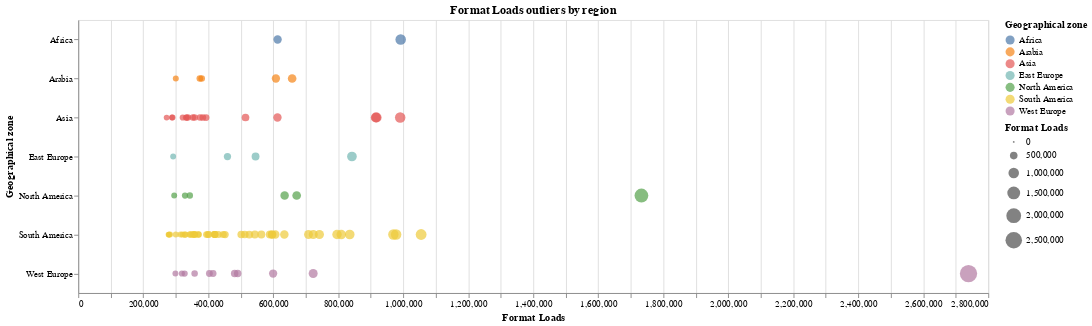

Write notebook code for a chart like this one.
### Code cell
outliers_by_region = alt.Chart(outliers).mark_circle().encode(
    x='Format Loads',
    y=alt.Y('Geographical zone',scale=alt.Scale(zero=False)),
    color='Geographical zone',
    tooltip='Domain',
    size='Format Loads'
).properties(title="Format Loads outliers by region",
    height=300,
    width = 1000).interactive()

outliers_by_region.save('Graphs/outliers_by_region.html')
outliers_by_region

### Figure 1 — Vega-Lite specification as saved in the notebook (floating-point values rounded to 4 significant figures)
{"config": {"view": {"continuousWidth": 400, "continuousHeight": 300}}, "data": {"name": "data-c65e261a4e0a3c7f2bf070093af7af63"}, "mark": "circle", "encoding": {"color": {"type": "nominal", "field": "Geographical zone"}, "size": {"type": "quantitative", "field": "Format Loads"}, "tooltip": {"type": "nominal", "field": "Domain"}, "x": {"type": "quantitative", "field": "Format Loads"}, "y": {"type": "nominal", "field": "Geographical zone", "scale": {"zero": false}}}, "height": 300, "selection": {"selector006": {"type": "interval", "bind": "scales", "encodings": ["x", "y"]}}, "title": "Format Loads outliers by region", "width": 1000, "$schema": "https://vega.github.io/schema/vega-lite/v4.8.1.json", "datasets": {"data-c65e261a4e0a3c7f2bf070093af7af63": [{"Domain": "memurlar.net", "Format Loads": 2739000.0, "Impressions": 8942.0, "Format Fill Rate": 0.5969, "Viewability Rate": 83.8, "Efficiency Rate": 92.72, "CPM": 1.587, "Clicks": 46.82, "CTR": 0.4559, "Category": "Health & Wellness", "Category importance": 2.081, "Country": "Turkey", "Geographical zone": "West Europe", "Geographical zone importance": 11.98}, {"Domain": "missyusa.com", "Format Loads": 1733000.0, "Impressions": 124800.0, "Format Fill Rate": 10.81, "Viewability Rate": 78.07, "Efficiency Rate": 98.47, "CPM": 1.714, "Clicks": 98.44, "CTR": 0.07072, "Category": "News & Portals", "Category importance": 58.61, "Country": "United States", "Geographical zone": "North America", "Geographical zone importance": 8.32}, {"Domain": "bitbol.la", "Format Loads": 1055000.0, "Impressions": 34030.0, "Format Fill Rate": 3.766, "Viewability Rate": 86.47, "Efficiency Rate": 89.51, "CPM": 1.441, "Clicks": 145.3, "CTR": 0.3898, "Category": "Sports", "Category importance": 7.629, "Country": "Peru", "Geographical zone": "South America", "Geographical zone importance": 53.27}, {"Domain": "youm7.com", "Format Loads": 992100.0, "Impressions": 11080.0, "Format Fill Rate": 1.137, "Viewability Rate": 61.26, "Efficiency Rate": 91.52, "CPM": 1.728, "Clicks": 48.46, "CTR": 0.4017, "Category": "News & Portals", "Category importance": 58.61, "Country": "Egypt", "Geographical zone": "Africa", "Geographical zone importance": 1.1}, {"Domain": "chinatimes.com", "Format Loads": 990600.0, "Impressions": 188600.0, "Format Fill Rate": 19.54, "Viewability Rate": 90.05, "Efficiency Rate": 99.14, "CPM": 1.797, "Clicks": 1312.0, "CTR": 0.7873, "Category": "News & Portals", "Category importance": 58.61, "Country": "Taiwan", "Geographical zone": "Asia", "Geographical zone importance": 13.09}, {"Domain": "1news.com.br", "Format Loads": 978100.0, "Impressions": 138500.0, "Format Fill Rate": 7.458, "Viewability Rate": 45.6, "Efficiency Rate": 55.03, "CPM": 0.9258, "Clicks": 562.4, "CTR": 0.2318, "Category": "News & Portals", "Category importance": 58.61, "Country": "Brazil", "Geographical zone": "South America", "Geographical zone importance": 53.27}, {"Domain": "mundopositivo.com.br", "Format Loads": 969500.0, "Impressions": 79410.0, "Format Fill Rate": 13.28, "Viewability Rate": 74.56, "Efficiency Rate": 97.76, "CPM": 1.812, "Clicks": 9.664, "CTR": 0.02795, "Category": "Community & Culture", "Category importance": 6.614, "Country": "Brazil", "Geographical zone": "South America", "Geographical zone importance": 53.27}, {"Domain": "gimy.tv", "Format Loads": 917800.0, "Impressions": 34730.0, "Format Fill Rate": 17.19, "Viewability Rate": 74.58, "Efficiency Rate": 88.06, "CPM": 1.586, "Clicks": 355.3, "CTR": 0.847, "Category": "Movies & Television", "Category importance": 3.567, "Country": "Taiwan", "Geographical zone": "Asia", "Geographical zone importance": 13.09}, {"Domain": "rediff.com", "Format Loads": 915500.0, "Impressions": 86600.0, "Format Fill Rate": 14.86, "Viewability Rate": 77.82, "Efficiency Rate": 98.19, "CPM": 1.743, "Clicks": 331.7, "CTR": 0.3672, "Category": "News & Portals", "Category importance": 58.61, "Country": "India", "Geographical zone": "Asia", "Geographical zone importance": 13.09}, {"Domain": "stiripesurse.ro", "Format Loads": 842100.0, "Impressions": 22130.0, "Format Fill Rate": 4.473, "Viewability Rate": 76.1, "Efficiency Rate": 86.22, "CPM": 1.485, "Clicks": 147.3, "CTR": 0.5423, "Category": "News & Portals", "Category importance": 58.61, "Country": "Romania", "Geographical zone": "East Europe", "Geographical zone importance": 10.43}, {"Domain": "laverdadnoticias.com", "Format Loads": 835300.0, "Impressions": 224500.0, "Format Fill Rate": 27.08, "Viewability Rate": 86.63, "Efficiency Rate": 97.61, "CPM": 1.607, "Clicks": 3274.0, "CTR": 1.539, "Category": "News & Portals", "Category importance": 58.61, "Country": "Mexico", "Geographical zone": "South America", "Geographical zone importance": 53.27}, {"Domain": "correiobraziliense.com.br", "Format Loads": 809200.0, "Impressions": 160500.0, "Format Fill Rate": 23.23, "Viewability Rate": 72.29, "Efficiency Rate": 97.47, "CPM": 1.663, "Clicks": 743.6, "CTR": 0.513, "Category": "News & Portals", "Category importance": 58.61, "Country": "Brazil", "Geographical zone": "South America", "Geographical zone importance": 53.27}, {"Domain": "plantaoaovivo.com.br", "Format Loads": 796100.0, "Impressions": 22820.0, "Format Fill Rate": 1.935, "Viewability Rate": 83.45, "Efficiency Rate": 86.48, "CPM": 1.493, "Clicks": 145.1, "CTR": 0.7386, "Category": "Community & Culture", "Category importance": 6.614, "Country": "Brazil", "Geographical zone": "South America", "Geographical zone importance": 53.27}, {"Domain": "merca20.com", "Format Loads": 742000.0, "Impressions": 54900.0, "Format Fill Rate": 9.036, "Viewability Rate": 67.46, "Efficiency Rate": 91.98, "CPM": 1.562, "Clicks": 338.6, "CTR": 0.5946, "Category": "Tech & Gaming", "Category importance": 1.982, "Country": "Mexico", "Geographical zone": "South America", "Geographical zone importance": 53.27}, {"Domain": "minuto30.com", "Format Loads": 723100.0, "Impressions": 25180.0, "Format Fill Rate": 3.771, "Viewability Rate": 84.01, "Efficiency Rate": 93.64, "CPM": 1.712, "Clicks": 149.1, "CTR": 0.6355, "Category": "News & Portals", "Category importance": 58.61, "Country": "Colombia", "Geographical zone": "South America", "Geographical zone importance": 53.27}, {"Domain": "huffingtonpost.es", "Format Loads": 722800.0, "Impressions": 125400.0, "Format Fill Rate": 21.77, "Viewability Rate": 87.99, "Efficiency Rate": 98.57, "CPM": 1.483, "Clicks": 1667.0, "CTR": 1.098, "Category": "News & Portals", "Category importance": 58.61, "Country": "Spain", "Geographical zone": "West Europe", "Geographical zone importance": 11.98}, {"Domain": "4shared.com", "Format Loads": 708500.0, "Impressions": 9.667, "Format Fill Rate": 0.0, "Viewability Rate": 62.16, "Efficiency Rate": 24.97, "CPM": 2.183, "Clicks": 0.0, "CTR": 0.0, "Category": "Community & Culture", "Category importance": 6.614, "Country": "Brazil", "Geographical zone": "South America", "Geographical zone importance": 53.27}, {"Domain": "olevod.com", "Format Loads": 672000.0, "Impressions": 64360.0, "Format Fill Rate": 9.764, "Viewability Rate": 72.17, "Efficiency Rate": 94.1, "CPM": 1.99, "Clicks": 235.3, "CTR": 0.3781, "Category": "Movies & Television", "Category importance": 3.567, "Country": "United States", "Geographical zone": "North America", "Geographical zone importance": 8.32}, {"Domain": "lebanonfiles.com", "Format Loads": 658100.0, "Impressions": 2777.0, "Format Fill Rate": 0.4316, "Viewability Rate": 68.72, "Efficiency Rate": 87.36, "CPM": 1.733, "Clicks": 16.36, "CTR": 0.5298, "Category": "News & Portals", "Category importance": 58.61, "Country": "Lebanon", "Geographical zone": "Arabia", "Geographical zone importance": 1.55}, {"Domain": "storyinsta.com", "Format Loads": 635000.0, "Impressions": 13310.0, "Format Fill Rate": 2.232, "Viewability Rate": 78.46, "Efficiency Rate": 91.12, "CPM": 1.538, "Clicks": 141.2, "CTR": 0.9461, "Category": "Community & Culture", "Category importance": 6.614, "Country": "United States", "Geographical zone": "North America", "Geographical zone importance": 8.32}, {"Domain": "elcomercio.com", "Format Loads": 634100.0, "Impressions": 55720.0, "Format Fill Rate": 23.56, "Viewability Rate": 80.02, "Efficiency Rate": 88.42, "CPM": 1.554, "Clicks": 394.7, "CTR": 0.6108, "Category": "News & Portals", "Category importance": 58.61, "Country": "Ecuador", "Geographical zone": "South America", "Geographical zone importance": 53.27}, {"Domain": "ask.fm", "Format Loads": 613400.0, "Impressions": 7282.0, "Format Fill Rate": 1.275, "Viewability Rate": 62.22, "Efficiency Rate": 89.87, "CPM": 1.797, "Clicks": 4.355, "CTR": 0.06653, "Category": "News & Portals", "Category importance": 58.61, "Country": "Egypt", "Geographical zone": "Africa", "Geographical zone importance": 1.1}, {"Domain": "jugantor.com", "Format Loads": 613000.0, "Impressions": 14670.0, "Format Fill Rate": 2.455, "Viewability Rate": 86.13, "Efficiency Rate": 98.1, "CPM": 1.748, "Clicks": 46.82, "CTR": 0.3251, "Category": "News & Portals", "Category importance": 58.61, "Country": "Bangladesh", "Geographical zone": "Asia", "Geographical zone importance": 13.09}, {"Domain": "tayyar.org", "Format Loads": 608100.0, "Impressions": 12720.0, "Format Fill Rate": 2.155, "Viewability Rate": 82.57, "Efficiency Rate": 97.38, "CPM": 1.701, "Clicks": 110.8, "CTR": 0.9073, "Category": "News & Portals", "Category importance": 58.61, "Country": "Lebanon", "Geographical zone": "Arabia", "Geographical zone importance": 1.55}, {"Domain": "editalconcursosbrasil.com.br", "Format Loads": 606500.0, "Impressions": 59200.0, "Format Fill Rate": 5.909, "Viewability Rate": 77.48, "Efficiency Rate": 94.2, "CPM": 1.733, "Clicks": 685.8, "CTR": 1.586, "Category": "Money & Investing", "Category importance": 1.189, "Country": "Brazil", "Geographical zone": "South America", "Geographical zone importance": 53.27}, {"Domain": "planet.fr", "Format Loads": 599600.0, "Impressions": 7199.0, "Format Fill Rate": 14.22, "Viewability Rate": 70.93, "Efficiency Rate": 85.71, "CPM": 1.075, "Clicks": 62.93, "CTR": 0.6513, "Category": "News & Portals", "Category importance": 58.61, "Country": "France", "Geographical zone": "West Europe", "Geographical zone importance": 11.98}, {"Domain": "listindiario.com", "Format Loads": 597000.0, "Impressions": 73020.0, "Format Fill Rate": 12.73, "Viewability Rate": 80.39, "Efficiency Rate": 95.52, "CPM": 1.682, "Clicks": 895.5, "CTR": 1.333, "Category": "News & Portals", "Category importance": 58.61, "Country": "Dominican Republic", "Geographical zone": "South America", "Geographical zone importance": 53.27}, {"Domain": "las2orillas.co", "Format Loads": 595900.0, "Impressions": 53720.0, "Format Fill Rate": 10.06, "Viewability Rate": 90.54, "Efficiency Rate": 95.17, "CPM": 1.736, "Clicks": 382.4, "CTR": 0.7693, "Category": "News & Portals", "Category importance": 58.61, "Country": "Colombia", "Geographical zone": "South America", "Geographical zone importance": 53.27}, {"Domain": "record.com.mx", "Format Loads": 589700.0, "Impressions": 47020.0, "Format Fill Rate": 9.019, "Viewability Rate": 73.06, "Efficiency Rate": 96.88, "CPM": 1.611, "Clicks": 201.9, "CTR": 0.487, "Category": "Sports", "Category importance": 7.629, "Country": "Mexico", "Geographical zone": "South America", "Geographical zone importance": 53.27}, {"Domain": "ig.com.br", "Format Loads": 563200.0, "Impressions": 81240.0, "Format Fill Rate": 39.4, "Viewability Rate": 73.01, "Efficiency Rate": 97.32, "CPM": 1.851, "Clicks": 144.7, "CTR": 0.2004, "Category": "News & Portals", "Category importance": 58.61, "Country": "Brazil", "Geographical zone": "South America", "Geographical zone importance": 53.27}, {"Domain": "pikio.pl", "Format Loads": 545500.0, "Impressions": 39850.0, "Format Fill Rate": 3.776, "Viewability Rate": 45.02, "Efficiency Rate": 55.01, "CPM": 0.8602, "Clicks": 316.4, "CTR": 0.4018, "Category": "News & Portals", "Category importance": 58.61, "Country": "Poland", "Geographical zone": "East Europe", "Geographical zone importance": 10.43}, {"Domain": "cooperativa.cl", "Format Loads": 543300.0, "Impressions": 39330.0, "Format Fill Rate": 7.688, "Viewability Rate": 71.68, "Efficiency Rate": 94.42, "CPM": 1.513, "Clicks": 425.4, "CTR": 0.9386, "Category": "News & Portals", "Category importance": 58.61, "Country": "Chile", "Geographical zone": "South America", "Geographical zone importance": 53.27}, {"Domain": "mi.tv", "Format Loads": 526300.0, "Impressions": 15910.0, "Format Fill Rate": 3.132, "Viewability Rate": 80.07, "Efficiency Rate": 93.64, "CPM": 1.564, "Clicks": 105.9, "CTR": 0.7527, "Category": "News & Portals", "Category importance": 58.61, "Country": "Argentina", "Geographical zone": "South America", "Geographical zone importance": 53.27}, {"Domain": "discuss.com.hk", "Format Loads": 514600.0, "Impressions": 21240.0, "Format Fill Rate": 3.6, "Viewability Rate": 66.38, "Efficiency Rate": 89.79, "CPM": 1.7, "Clicks": 76.46, "CTR": 0.233, "Category": "News & Portals", "Category importance": 58.61, "Country": "Hong Kong", "Geographical zone": "Asia", "Geographical zone importance": 13.09}, {"Domain": "vagalume.com.br", "Format Loads": 512300.0, "Impressions": 165500.0, "Format Fill Rate": 34.39, "Viewability Rate": 77.33, "Efficiency Rate": 99.51, "CPM": 1.686, "Clicks": 631.1, "CTR": 0.4275, "Category": "Music & Radio", "Category importance": 5.623, "Country": "Brazil", "Geographical zone": "South America", "Geographical zone importance": 53.27}, {"Domain": "elmostrador.cl", "Format Loads": 501300.0, "Impressions": 26030.0, "Format Fill Rate": 5.646, "Viewability Rate": 85.86, "Efficiency Rate": 96.03, "CPM": 1.553, "Clicks": 219.0, "CTR": 0.8581, "Category": "News & Portals", "Category importance": 58.61, "Country": "Chile", "Geographical zone": "South America", "Geographical zone importance": 53.27}, {"Domain": "finanznachrichten.de", "Format Loads": 490600.0, "Impressions": 64050.0, "Format Fill Rate": 14.63, "Viewability Rate": 65.67, "Efficiency Rate": 95.91, "CPM": 1.578, "Clicks": 309.3, "CTR": 0.5169, "Category": "Money & Investing", "Category importance": 1.189, "Country": "Germany", "Geographical zone": "West Europe", "Geographical zone importance": 11.98}, {"Domain": "nouw.com", "Format Loads": 481100.0, "Impressions": 15180.0, "Format Fill Rate": 3.801, "Viewability Rate": 81.91, "Efficiency Rate": 97.16, "CPM": 1.523, "Clicks": 59.69, "CTR": 0.393, "Category": "Glamour", "Category importance": 4.756, "Country": "Sweden", "Geographical zone": "West Europe", "Geographical zone importance": 11.98}, {"Domain": "dziennikwschodni.pl", "Format Loads": 459100.0, "Impressions": 7519.0, "Format Fill Rate": 1.839, "Viewability Rate": 82.37, "Efficiency Rate": 97.51, "CPM": 1.559, "Clicks": 163.4, "CTR": 2.324, "Category": "News & Portals", "Category importance": 58.61, "Country": "Poland", "Geographical zone": "East Europe", "Geographical zone importance": 10.43}, {"Domain": "clicrbs.com.br", "Format Loads": 451900.0, "Impressions": 101500.0, "Format Fill Rate": 24.69, "Viewability Rate": 77.54, "Efficiency Rate": 99.23, "CPM": 1.755, "Clicks": 330.1, "CTR": 0.3572, "Category": "News & Portals", "Category importance": 58.61, "Country": "Brazil", "Geographical zone": "South America", "Geographical zone importance": 53.27}, {"Domain": "letras.mus.br", "Format Loads": 445900.0, "Impressions": 183300.0, "Format Fill Rate": 47.94, "Viewability Rate": 77.15, "Efficiency Rate": 99.22, "CPM": 1.941, "Clicks": 410.1, "CTR": 0.2229, "Category": "Music & Radio", "Category importance": 5.623, "Country": "Brazil", "Geographical zone": "South America", "Geographical zone importance": 53.27}, {"Domain": "jornaldacidadeonline.com.br", "Format Loads": 431500.0, "Impressions": 2501.0, "Format Fill Rate": 0.5983, "Viewability Rate": 88.69, "Efficiency Rate": 85.12, "CPM": 1.656, "Clicks": 13.8, "CTR": 0.7671, "Category": "News & Portals", "Category importance": 58.61, "Country": "Brazil", "Geographical zone": "South America", "Geographical zone importance": 53.27}, {"Domain": "tvnotas.com.mx", "Format Loads": 420500.0, "Impressions": 34170.0, "Format Fill Rate": 8.694, "Viewability Rate": 88.16, "Efficiency Rate": 95.2, "CPM": 1.688, "Clicks": 165.5, "CTR": 0.5057, "Category": "Glamour", "Category importance": 4.756, "Country": "Mexico", "Geographical zone": "South America", "Geographical zone importance": 53.27}, {"Domain": "eluniversal.com.co", "Format Loads": 420400.0, "Impressions": 30970.0, "Format Fill Rate": 10.08, "Viewability Rate": 85.57, "Efficiency Rate": 95.8, "CPM": 1.745, "Clicks": 219.3, "CTR": 0.7574, "Category": "News & Portals", "Category importance": 58.61, "Country": "Colombia", "Geographical zone": "South America", "Geographical zone importance": 53.27}, {"Domain": "diariodecuyo.com.ar", "Format Loads": 420000.0, "Impressions": 10610.0, "Format Fill Rate": 2.655, "Viewability Rate": 80.41, "Efficiency Rate": 90.91, "CPM": 1.709, "Clicks": 58.24, "CTR": 0.5312, "Category": "News & Portals", "Category importance": 58.61, "Country": "Argentina", "Geographical zone": "South America", "Geographical zone importance": 53.27}, {"Domain": "lagaceta.com.ar", "Format Loads": 418900.0, "Impressions": 23060.0, "Format Fill Rate": 4.952, "Viewability Rate": 86.04, "Efficiency Rate": 72.06, "CPM": 1.513, "Clicks": 242.4, "CTR": 1.104, "Category": "News & Portals", "Category importance": 58.61, "Country": "Argentina", "Geographical zone": "South America", "Geographical zone importance": 53.27}, {"Domain": "nacionalloteria.es", "Format Loads": 414700.0, "Impressions": 64.0, "Format Fill Rate": 0.02714, "Viewability Rate": 90.22, "Efficiency Rate": 87.7, "CPM": 1.85, "Clicks": 0.0, "CTR": 0.0, "Category": "Money & Investing", "Category importance": 1.189, "Country": "Spain", "Geographical zone": "West Europe", "Geographical zone importance": 11.98}, {"Domain": "kompas.com", "Format Loads": 403500.0, "Impressions": 25840.0, "Format Fill Rate": 19.48, "Viewability Rate": 66.51, "Efficiency Rate": 89.5, "CPM": 1.62, "Clicks": 142.9, "CTR": 0.4973, "Category": "News & Portals", "Category importance": 58.61, "Country": "Spain", "Geographical zone": "West Europe", "Geographical zone importance": 11.98}, {"Domain": "lacapital.com.ar", "Format Loads": 402100.0, "Impressions": 19130.0, "Format Fill Rate": 4.405, "Viewability Rate": 86.56, "Efficiency Rate": 96.35, "CPM": 1.639, "Clicks": 276.2, "CTR": 0.8881, "Category": "News & Portals", "Category importance": 58.61, "Country": "Argentina", "Geographical zone": "South America", "Geographical zone importance": 53.27}, {"Domain": "tudogostoso.com.br", "Format Loads": 398800.0, "Impressions": 135000.0, "Format Fill Rate": 36.51, "Viewability Rate": 77.02, "Efficiency Rate": 99.42, "CPM": 1.612, "Clicks": 313.4, "CTR": 0.2554, "Category": "Food", "Category importance": 1.412, "Country": "Brazil", "Geographical zone": "South America", "Geographical zone importance": 53.27}, {"Domain": "cgn.inf.br", "Format Loads": 394500.0, "Impressions": 14160.0, "Format Fill Rate": 3.583, "Viewability Rate": 86.32, "Efficiency Rate": 97.69, "CPM": 1.622, "Clicks": 51.85, "CTR": 0.3927, "Category": "News & Portals", "Category importance": 58.61, "Country": "Brazil", "Geographical zone": "South America", "Geographical zone importance": 53.27}, {"Domain": "tempo.co", "Format Loads": 393300.0, "Impressions": 7788.0, "Format Fill Rate": 2.172, "Viewability Rate": 78.12, "Efficiency Rate": 95.52, "CPM": 1.815, "Clicks": 65.76, "CTR": 0.5899, "Category": "News & Portals", "Category importance": 58.61, "Country": "Indonesia", "Geographical zone": "Asia", "Geographical zone importance": 13.09}, {"Domain": "ttshow.tw", "Format Loads": 383300.0, "Impressions": 20800.0, "Format Fill Rate": 6.676, "Viewability Rate": 89.07, "Efficiency Rate": 95.94, "CPM": 1.7, "Clicks": 38.45, "CTR": 0.172, "Category": "Glamour", "Category importance": 4.756, "Country": "Taiwan", "Geographical zone": "Asia", "Geographical zone importance": 13.09}, {"Domain": "pictame.com", "Format Loads": 379800.0, "Impressions": 3859.0, "Format Fill Rate": 0.3162, "Viewability Rate": 24.42, "Efficiency Rate": 30.19, "CPM": 0.5115, "Clicks": 20.54, "CTR": 0.1308, "Category": "Tech & Gaming", "Category importance": 1.982, "Country": "Saudi Arabia", "Geographical zone": "Arabia", "Geographical zone importance": 1.55}, {"Domain": "yan.vn", "Format Loads": 374600.0, "Impressions": 10660.0, "Format Fill Rate": 2.654, "Viewability Rate": 68.31, "Efficiency Rate": 82.85, "CPM": 1.484, "Clicks": 24.11, "CTR": 0.1813, "Category": "Community & Culture", "Category importance": 6.614, "Country": "Vietnam", "Geographical zone": "Asia", "Geographical zone importance": 13.09}, {"Domain": "gulfnews.com", "Format Loads": 374100.0, "Impressions": 59820.0, "Format Fill Rate": 32.27, "Viewability Rate": 77.78, "Efficiency Rate": 87.13, "CPM": 1.701, "Clicks": 427.5, "CTR": 0.5803, "Category": "News & Portals", "Category importance": 58.61, "Country": "United Arab Emirates", "Geographical zone": "Arabia", "Geographical zone importance": 1.55}, {"Domain": "aristeguinoticias.com", "Format Loads": 369800.0, "Impressions": 34950.0, "Format Fill Rate": 11.79, "Viewability Rate": 85.77, "Efficiency Rate": 94.65, "CPM": 1.631, "Clicks": 142.6, "CTR": 0.4253, "Category": "News & Portals", "Category importance": 58.61, "Country": "Mexico", "Geographical zone": "South America", "Geographical zone importance": 53.27}, {"Domain": "vix.com", "Format Loads": 369500.0, "Impressions": 37760.0, "Format Fill Rate": 8.825, "Viewability Rate": 93.18, "Efficiency Rate": 96.84, "CPM": 1.292, "Clicks": 222.7, "CTR": 0.455, "Category": "Movies & Television", "Category importance": 3.567, "Country": "Brazil", "Geographical zone": "South America", "Geographical zone importance": 53.27}, {"Domain": "elheraldo.co", "Format Loads": 358900.0, "Impressions": 20610.0, "Format Fill Rate": 6.115, "Viewability Rate": 72.9, "Efficiency Rate": 81.49, "CPM": 2.013, "Clicks": 74.64, "CTR": 0.3471, "Category": "News & Portals", "Category importance": 58.61, "Country": "Ecuador", "Geographical zone": "South America", "Geographical zone importance": 53.27}, {"Domain": "lostiempos.com", "Format Loads": 358400.0, "Impressions": 16860.0, "Format Fill Rate": 4.858, "Viewability Rate": 78.97, "Efficiency Rate": 94.58, "CPM": 1.741, "Clicks": 132.4, "CTR": 0.7786, "Category": "News & Portals", "Category importance": 58.61, "Country": "Bolivia", "Geographical zone": "South America", "Geographical zone importance": 53.27}, {"Domain": "xem.vn", "Format Loads": 358100.0, "Impressions": 1863.0, "Format Fill Rate": 0.2687, "Viewability Rate": 42.71, "Efficiency Rate": 43.29, "CPM": 0.9032, "Clicks": 4.295, "CTR": 0.115, "Category": "Community & Culture", "Category importance": 6.614, "Country": "Vietnam", "Geographical zone": "Asia", "Geographical zone importance": 13.09}, {"Domain": "elespanol.com", "Format Loads": 358000.0, "Impressions": 38320.0, "Format Fill Rate": 11.91, "Viewability Rate": 81.79, "Efficiency Rate": 96.89, "CPM": 1.682, "Clicks": 202.8, "CTR": 0.5417, "Category": "News & Portals", "Category importance": 58.61, "Country": "Spain", "Geographical zone": "West Europe", "Geographical zone importance": 11.98}, {"Domain": "elcolombiano.com", "Format Loads": 356800.0, "Impressions": 22810.0, "Format Fill Rate": 8.218, "Viewability Rate": 86.24, "Efficiency Rate": 96.83, "CPM": 1.678, "Clicks": 195.4, "CTR": 0.7437, "Category": "News & Portals", "Category importance": 58.61, "Country": "Colombia", "Geographical zone": "South America", "Geographical zone importance": 53.27}, {"Domain": "biobiochile.cl", "Format Loads": 355100.0, "Impressions": 54430.0, "Format Fill Rate": 17.59, "Viewability Rate": 85.61, "Efficiency Rate": 97.67, "CPM": 1.617, "Clicks": 419.4, "CTR": 0.8039, "Category": "News & Portals", "Category importance": 58.61, "Country": "Chile", "Geographical zone": "South America", "Geographical zone importance": 53.27}, {"Domain": "tribunnews.com", "Format Loads": 352700.0, "Impressions": 6641.0, "Format Fill Rate": 10.86, "Viewability Rate": 74.0, "Efficiency Rate": 91.88, "CPM": 1.653, "Clicks": 80.85, "CTR": 0.9162, "Category": "News & Portals", "Category importance": 58.61, "Country": "Indonesia", "Geographical zone": "Asia", "Geographical zone importance": 13.09}, {"Domain": "joaobidu.com.br", "Format Loads": 351700.0, "Impressions": 35400.0, "Format Fill Rate": 10.32, "Viewability Rate": 83.09, "Efficiency Rate": 99.26, "CPM": 1.692, "Clicks": 214.4, "CTR": 0.6309, "Category": "Health & Wellness", "Category importance": 2.081, "Country": "Brazil", "Geographical zone": "South America", "Geographical zone importance": 53.27}, {"Domain": "cronica.com.ar", "Format Loads": 346400.0, "Impressions": 7813.0, "Format Fill Rate": 2.511, "Viewability Rate": 77.29, "Efficiency Rate": 87.69, "CPM": 1.687, "Clicks": 74.62, "CTR": 0.762, "Category": "News & Portals", "Category importance": 58.61, "Country": "Argentina", "Geographical zone": "South America", "Geographical zone importance": 53.27}, {"Domain": "mundohispanico.com", "Format Loads": 343400.0, "Impressions": 204000.0, "Format Fill Rate": 63.2, "Viewability Rate": 84.03, "Efficiency Rate": 97.46, "CPM": 1.66, "Clicks": 1461.0, "CTR": 0.7621, "Category": "News & Portals", "Category importance": 58.61, "Country": "United States", "Geographical zone": "North America", "Geographical zone importance": 8.32}, {"Domain": "teletica.com", "Format Loads": 343200.0, "Impressions": 6077.0, "Format Fill Rate": 1.451, "Viewability Rate": 78.15, "Efficiency Rate": 87.19, "CPM": 1.543, "Clicks": 75.55, "CTR": 0.7629, "Category": "News & Portals", "Category importance": 58.61, "Country": "Costa Rica", "Geographical zone": "South America", "Geographical zone importance": 53.27}, {"Domain": "grid.id", "Format Loads": 337500.0, "Impressions": 8030.0, "Format Fill Rate": 16.86, "Viewability Rate": 69.66, "Efficiency Rate": 90.37, "CPM": 1.584, "Clicks": 51.88, "CTR": 0.5737, "Category": "Glamour", "Category importance": 4.756, "Country": "Indonesia", "Geographical zone": "Asia", "Geographical zone importance": 13.09}, {"Domain": "thethao247.vn", "Format Loads": 334100.0, "Impressions": 3187.0, "Format Fill Rate": 0.8854, "Viewability Rate": 71.52, "Efficiency Rate": 81.95, "CPM": 1.755, "Clicks": 3.846, "CTR": 0.1008, "Category": "Sports", "Category importance": 7.629, "Country": "Vietnam", "Geographical zone": "Asia", "Geographical zone importance": 13.09}, {"Domain": "dak.gg", "Format Loads": 331600.0, "Impressions": 2144.0, "Format Fill Rate": 0.629, "Viewability Rate": 71.17, "Efficiency Rate": 98.66, "CPM": 1.676, "Clicks": 6.846, "CTR": 0.2018, "Category": "Tech & Gaming", "Category importance": 1.982, "Country": "South Korea", "Geographical zone": "Asia", "Geographical zone importance": 13.09}, {"Domain": "vanguardia.com", "Format Loads": 329800.0, "Impressions": 23180.0, "Format Fill Rate": 7.356, "Viewability Rate": 85.31, "Efficiency Rate": 94.69, "CPM": 1.727, "Clicks": 163.7, "CTR": 0.7569, "Category": "News & Portals", "Category importance": 58.61, "Country": "Colombia", "Geographical zone": "South America", "Geographical zone importance": 53.27}, {"Domain": "techandgeek.com", "Format Loads": 328400.0, "Impressions": 7885.0, "Format Fill Rate": 2.213, "Viewability Rate": 79.57, "Efficiency Rate": 81.33, "CPM": 1.88, "Clicks": 0.619, "CTR": 0.01562, "Category": "Tech & Gaming", "Category importance": 1.982, "Country": "United States", "Geographical zone": "North America", "Geographical zone importance": 8.32}, {"Domain": "crhoy.com", "Format Loads": 327500.0, "Impressions": 23800.0, "Format Fill Rate": 30.18, "Viewability Rate": 88.86, "Efficiency Rate": 96.83, "CPM": 1.707, "Clicks": 202.0, "CTR": 0.8365, "Category": "News & Portals", "Category importance": 58.61, "Country": "Costa Rica", "Geographical zone": "South America", "Geographical zone importance": 53.27}, {"Domain": "mendozapost.com", "Format Loads": 327400.0, "Impressions": 6335.0, "Format Fill Rate": 0.8009, "Viewability Rate": 82.12, "Efficiency Rate": 79.31, "CPM": 1.334, "Clicks": 83.74, "CTR": 1.359, "Category": "News & Portals", "Category importance": 58.61, "Country": "Spain", "Geographical zone": "West Europe", "Geographical zone importance": 11.98}, {"Domain": "behindwoods.com", "Format Loads": 321500.0, "Impressions": 14520.0, "Format Fill Rate": 4.962, "Viewability Rate": 83.79, "Efficiency Rate": 98.3, "CPM": 1.63, "Clicks": 112.6, "CTR": 0.73, "Category": "Community & Culture", "Category importance": 6.614, "Country": "India", "Geographical zone": "Asia", "Geographical zone importance": 13.09}, {"Domain": "diarioonline.com.br", "Format Loads": 320900.0, "Impressions": 28270.0, "Format Fill Rate": 8.794, "Viewability Rate": 84.08, "Efficiency Rate": 97.38, "CPM": 1.607, "Clicks": 169.3, "CTR": 0.5307, "Category": "News & Portals", "Category importance": 58.61, "Country": "Brazil", "Geographical zone": "South America", "Geographical zone importance": 53.27}, {"Domain": "medisite.fr", "Format Loads": 318800.0, "Impressions": 15980.0, "Format Fill Rate": 9.017, "Viewability Rate": 88.47, "Efficiency Rate": 99.97, "CPM": 1.417, "Clicks": 147.1, "CTR": 0.8425, "Category": "Health & Wellness", "Category importance": 2.081, "Country": "France", "Geographical zone": "West Europe", "Geographical zone importance": 11.98}, {"Domain": "calcuworld.com", "Format Loads": 314700.0, "Impressions": 24020.0, "Format Fill Rate": 8.14, "Viewability Rate": 61.01, "Efficiency Rate": 94.69, "CPM": 1.705, "Clicks": 108.5, "CTR": 0.4613, "Category": "Education & Careers", "Category importance": 2.428, "Country": "Mexico", "Geographical zone": "South America", "Geographical zone importance": 53.27}, {"Domain": "lebanondebate.com", "Format Loads": 300200.0, "Impressions": 4356.0, "Format Fill Rate": 0.9355, "Viewability Rate": 40.56, "Efficiency Rate": 56.63, "CPM": 0.9936, "Clicks": 34.48, "CTR": 0.4219, "Category": "News & Portals", "Category importance": 58.61, "Country": "Lebanon", "Geographical zone": "Arabia", "Geographical zone importance": 1.55}, {"Domain": "prensa.com", "Format Loads": 300000.0, "Impressions": 37460.0, "Format Fill Rate": 19.84, "Viewability Rate": 76.66, "Efficiency Rate": 95.27, "CPM": 1.611, "Clicks": 189.1, "CTR": 0.5027, "Category": "News & Portals", "Category importance": 58.61, "Country": "Panama", "Geographical zone": "South America", "Geographical zone importance": 53.27}, {"Domain": "infojobs.com.br", "Format Loads": 299000.0, "Impressions": 6249.0, "Format Fill Rate": 10.02, "Viewability Rate": 78.6, "Efficiency Rate": 95.7, "CPM": 1.629, "Clicks": 21.86, "CTR": 0.4378, "Category": "Education & Careers", "Category importance": 2.428, "Country": "Spain", "Geographical zone": "West Europe", "Geographical zone importance": 11.98}, {"Domain": "zerochan.net", "Format Loads": 295200.0, "Impressions": 7642.0, "Format Fill Rate": 2.358, "Viewability Rate": 58.61, "Efficiency Rate": 85.88, "CPM": 1.786, "Clicks": 25.79, "CTR": 0.3471, "Category": "Community & Culture", "Category importance": 6.614, "Country": "United States", "Geographical zone": "North America", "Geographical zone importance": 8.32}, {"Domain": "wrc.net.pl", "Format Loads": 292000.0, "Impressions": 14770.0, "Format Fill Rate": 4.918, "Viewability Rate": 86.82, "Efficiency Rate": 97.39, "CPM": 1.501, "Clicks": 131.6, "CTR": 0.7167, "Category": "Autos", "Category importance": 0.07431, "Country": "Poland", "Geographical zone": "East Europe", "Geographical zone importance": 10.43}, {"Domain": "dainikamadershomoy.com", "Format Loads": 290100.0, "Impressions": 5191.0, "Format Fill Rate": 1.924, "Viewability Rate": 85.36, "Efficiency Rate": 97.92, "CPM": 1.666, "Clicks": 21.37, "CTR": 0.403, "Category": "News & Portals", "Category importance": 58.61, "Country": "Bangladesh", "Geographical zone": "Asia", "Geographical zone importance": 13.09}, {"Domain": "i3investor.com", "Format Loads": 288300.0, "Impressions": 13930.0, "Format Fill Rate": 6.301, "Viewability Rate": 68.23, "Efficiency Rate": 88.15, "CPM": 1.483, "Clicks": 47.84, "CTR": 0.3345, "Category": "Money & Investing", "Category importance": 1.189, "Country": "Malaysia", "Geographical zone": "Asia", "Geographical zone importance": 13.09}, {"Domain": "diariocambio.com.mx", "Format Loads": 282800.0, "Impressions": 13840.0, "Format Fill Rate": 6.129, "Viewability Rate": 89.59, "Efficiency Rate": 96.86, "CPM": 1.648, "Clicks": 107.4, "CTR": 0.9425, "Category": "News & Portals", "Category importance": 58.61, "Country": "Mexico", "Geographical zone": "South America", "Geographical zone importance": 53.27}, {"Domain": "cadena3.com", "Format Loads": 279400.0, "Impressions": 11820.0, "Format Fill Rate": 4.999, "Viewability Rate": 76.58, "Efficiency Rate": 74.43, "CPM": 1.321, "Clicks": 110.1, "CTR": 0.7651, "Category": "Music & Radio", "Category importance": 5.623, "Country": "Argentina", "Geographical zone": "South America", "Geographical zone importance": 53.27}, {"Domain": "elpais.com.co", "Format Loads": 279200.0, "Impressions": 35200.0, "Format Fill Rate": 12.67, "Viewability Rate": 79.27, "Efficiency Rate": 96.16, "CPM": 1.747, "Clicks": 125.7, "CTR": 0.4152, "Category": "News & Portals", "Category importance": 58.61, "Country": "Colombia", "Geographical zone": "South America", "Geographical zone importance": 53.27}, {"Domain": "cifraclub.com.br", "Format Loads": 277800.0, "Impressions": 36980.0, "Format Fill Rate": 31.5, "Viewability Rate": 83.57, "Efficiency Rate": 97.92, "CPM": 1.709, "Clicks": 209.5, "CTR": 0.3056, "Category": "Music & Radio", "Category importance": 5.623, "Country": "Brazil", "Geographical zone": "South America", "Geographical zone importance": 53.27}, {"Domain": "urdupoint.com", "Format Loads": 271900.0, "Impressions": 10380.0, "Format Fill Rate": 8.073, "Viewability Rate": 77.63, "Efficiency Rate": 82.09, "CPM": 1.688, "Clicks": 61.19, "CTR": 0.5228, "Category": "News & Portals", "Category importance": 58.61, "Country": "Pakistan", "Geographical zone": "Asia", "Geographical zone importance": 13.09}]}}
